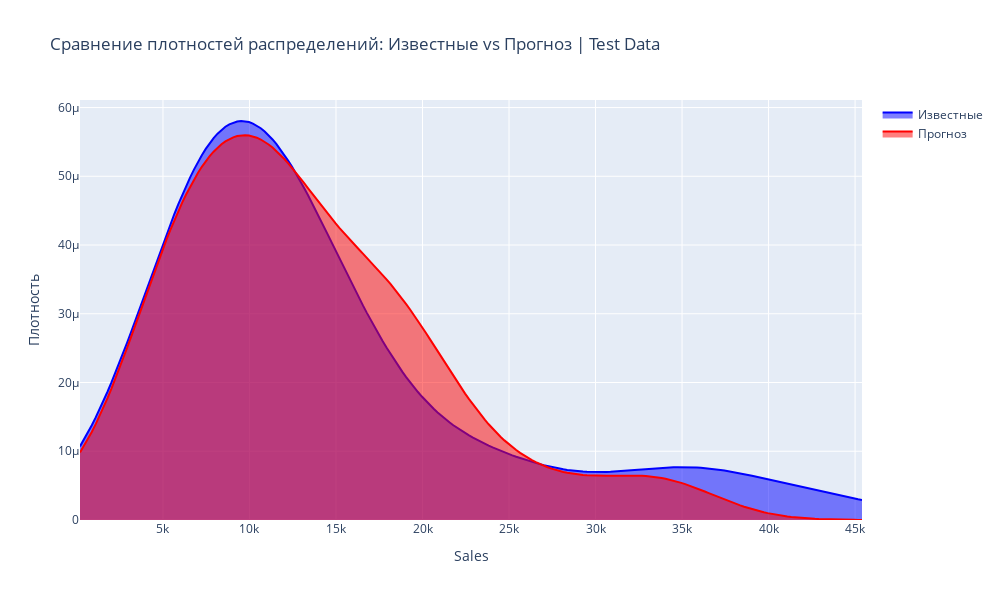

Write notebook code for a chart like this one.
### Markdown cell above
Как видишь, есть наблюдения где модель практически не ошибается - очень маленькое отклонение, а есть объекты на которых ошибка просто коллосальная. Например, для нашищ данных ошибка на объекте с индексом 128 в 763 раза больше чем для объекта с индеком 157. Это очень много! Но почему так происходит? Дело в том, что цены на авто распределены ненормально - большинство наблюдений (авто) имеют небольшую стоимость, но есть небольшое количество наблюдений с большой стоимостью - дорогие авто. Так как дорогих авто в обучающей выборке значительно меньше бюджетных, то у модели появляется некоторый _bias_ - она начинает занижать цену автомобилей.  

Можно рассматривать дорогие автомобили как выбросы, которые непропорционально влияют на критерий качества и обучение модели. В таких условиях стандартная линейная регрессия часто ведёт себя плохо на хвостах распределения. К счастью, эту проблему можно решить при помощи специальных методов (логарифмирование, использование устойчивых функций потерь, ...)

### Code cell
# взглянем на истинное и предсказанное распределения
from scipy.stats import gaussian_kde
import plotly.graph_objects as go

# Distribution plot
# считаем оценку плотности для фактических и предсказанных значений
kde_test = gaussian_kde(y_test)
kde_pred = gaussian_kde(y_pred)

# определим диапазон значений по которым бдуем строить плотности
min_value = min(y_test.min(), y_pred.min())
max_value = max(y_test.max(), y_pred.max())

# также задаим сколько точек будем строить на графике
n_points = 200

# итоговый диапазон значений
x_vals = np.linspace(min_value, max_value, n_points)

# строим график плотностей
fig = go.Figure()

fig.add_trace(go.Scatter(
    x=x_vals, y=kde_test(x_vals),
    fill='tozeroy', name='Известные', mode='lines',
    line=dict(color='blue'), opacity=0.6
))

fig.add_trace(go.Scatter(
    x=x_vals, y=kde_pred(x_vals),
    fill='tozeroy', name='Прогноз', mode='lines',
    line=dict(color='red'), opacity=0.6
))

fig.update_layout(
    title='Сравнение плотностей распределений: Известные vs Прогноз | Test Data',
    xaxis_title='Sales', yaxis_title='Плотность',
    width=1000, height=600
)

fig.show()

### Figure 1 — Plotly figure (JSON) as saved in the notebook; plotly's stock layout.template omitted (floating-point values rounded to 4 significant figures; data arrays with more than 128 entries replaced by an {"elided": "..."} marker saying what was removed)
{"data": [{"fill": "tozeroy", "line": {"color": "blue"}, "mode": "lines", "name": "Известные", "opacity": 0.6, "type": "scatter", "x": {"elided": "200 float values"}, "y": {"elided": "200 float values"}}, {"fill": "tozeroy", "line": {"color": "red"}, "mode": "lines", "name": "Прогноз", "opacity": 0.6, "type": "scatter", "x": {"elided": "200 float values"}, "y": {"elided": "200 float values"}}], "layout": {"height": 600, "title": {"text": "Сравнение плотностей распределений: Известные vs Прогноз | Test Data"}, "width": 1000, "xaxis": {"title": {"text": "Sales"}}, "yaxis": {"title": {"text": "Плотность"}}}}
